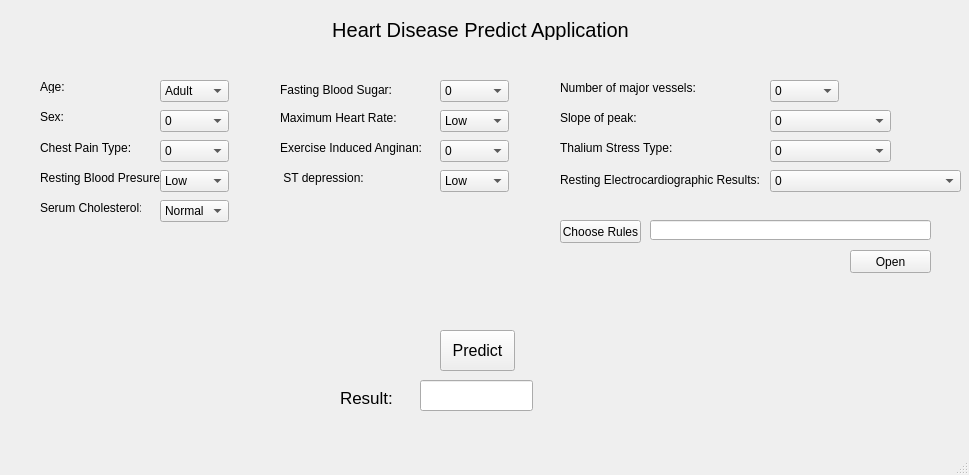
<?xml version="1.0" encoding="UTF-8"?>
<ui version="4.0">
 <class>MainWindow</class>
 <widget class="QMainWindow" name="MainWindow">
  <property name="geometry">
   <rect>
    <x>0</x>
    <y>0</y>
    <width>969</width>
    <height>475</height>
   </rect>
  </property>
  <property name="windowTitle">
   <string>MainWindow</string>
  </property>
  <widget class="QWidget" name="centralwidget">
   <widget class="QPushButton" name="predictButt">
    <property name="geometry">
     <rect>
      <x>440</x>
      <y>330</y>
      <width>75</width>
      <height>41</height>
     </rect>
    </property>
    <property name="font">
     <font>
      <pointsize>12</pointsize>
     </font>
    </property>
    <property name="text">
     <string>Predict</string>
    </property>
   </widget>
   <widget class="QComboBox" name="sex">
    <property name="geometry">
     <rect>
      <x>160</x>
      <y>110</y>
      <width>69</width>
      <height>22</height>
     </rect>
    </property>
    <item>
     <property name="text">
      <string>0</string>
     </property>
    </item>
    <item>
     <property name="text">
      <string>1</string>
     </property>
    </item>
   </widget>
   <widget class="QComboBox" name="age">
    <property name="geometry">
     <rect>
      <x>160</x>
      <y>80</y>
      <width>69</width>
      <height>22</height>
     </rect>
    </property>
    <property name="editable">
     <bool>false</bool>
    </property>
    <property name="currentText">
     <string>Adult</string>
    </property>
    <item>
     <property name="text">
      <string>Adult</string>
     </property>
    </item>
    <item>
     <property name="text">
      <string>Middle Age</string>
     </property>
    </item>
    <item>
     <property name="text">
      <string>Old</string>
     </property>
    </item>
   </widget>
   <widget class="QComboBox" name="chestPain">
    <property name="geometry">
     <rect>
      <x>160</x>
      <y>140</y>
      <width>69</width>
      <height>22</height>
     </rect>
    </property>
    <item>
     <property name="text">
      <string>0</string>
     </property>
    </item>
    <item>
     <property name="text">
      <string>1</string>
     </property>
    </item>
    <item>
     <property name="text">
      <string>2</string>
     </property>
    </item>
    <item>
     <property name="text">
      <string>3</string>
     </property>
    </item>
   </widget>
   <widget class="QComboBox" name="restRB">
    <property name="geometry">
     <rect>
      <x>160</x>
      <y>170</y>
      <width>69</width>
      <height>22</height>
     </rect>
    </property>
    <item>
     <property name="text">
      <string>Low</string>
     </property>
    </item>
    <item>
     <property name="text">
      <string>Normal</string>
     </property>
    </item>
    <item>
     <property name="text">
      <string>High</string>
     </property>
    </item>
   </widget>
   <widget class="QComboBox" name="chol">
    <property name="geometry">
     <rect>
      <x>160</x>
      <y>200</y>
      <width>69</width>
      <height>22</height>
     </rect>
    </property>
    <item>
     <property name="text">
      <string>Normal</string>
     </property>
    </item>
    <item>
     <property name="text">
      <string>High Risk</string>
     </property>
    </item>
    <item>
     <property name="text">
      <string>Extreme</string>
     </property>
    </item>
   </widget>
   <widget class="QComboBox" name="fastBS">
    <property name="geometry">
     <rect>
      <x>440</x>
      <y>80</y>
      <width>69</width>
      <height>22</height>
     </rect>
    </property>
    <item>
     <property name="text">
      <string>0</string>
     </property>
    </item>
    <item>
     <property name="text">
      <string>1</string>
     </property>
    </item>
   </widget>
   <widget class="QComboBox" name="resElec">
    <property name="geometry">
     <rect>
      <x>770</x>
      <y>170</y>
      <width>191</width>
      <height>22</height>
     </rect>
    </property>
    <item>
     <property name="text">
      <string>0</string>
     </property>
    </item>
    <item>
     <property name="text">
      <string>1</string>
     </property>
    </item>
    <item>
     <property name="text">
      <string>2</string>
     </property>
    </item>
   </widget>
   <widget class="QComboBox" name="thalach">
    <property name="geometry">
     <rect>
      <x>440</x>
      <y>110</y>
      <width>69</width>
      <height>22</height>
     </rect>
    </property>
    <item>
     <property name="text">
      <string>Low</string>
     </property>
    </item>
    <item>
     <property name="text">
      <string>Normal</string>
     </property>
    </item>
    <item>
     <property name="text">
      <string>High</string>
     </property>
    </item>
   </widget>
   <widget class="QComboBox" name="exang">
    <property name="geometry">
     <rect>
      <x>440</x>
      <y>140</y>
      <width>69</width>
      <height>22</height>
     </rect>
    </property>
    <item>
     <property name="text">
      <string>0</string>
     </property>
    </item>
    <item>
     <property name="text">
      <string>1</string>
     </property>
    </item>
   </widget>
   <widget class="QComboBox" name="oldpeak">
    <property name="geometry">
     <rect>
      <x>440</x>
      <y>170</y>
      <width>69</width>
      <height>22</height>
     </rect>
    </property>
    <item>
     <property name="text">
      <string>Low</string>
     </property>
    </item>
    <item>
     <property name="text">
      <string>Normal</string>
     </property>
    </item>
    <item>
     <property name="text">
      <string>High</string>
     </property>
    </item>
   </widget>
   <widget class="QComboBox" name="slope">
    <property name="geometry">
     <rect>
      <x>770</x>
      <y>110</y>
      <width>121</width>
      <height>22</height>
     </rect>
    </property>
    <item>
     <property name="text">
      <string>0</string>
     </property>
    </item>
    <item>
     <property name="text">
      <string>1</string>
     </property>
    </item>
    <item>
     <property name="text">
      <string>2</string>
     </property>
    </item>
   </widget>
   <widget class="QComboBox" name="ca">
    <property name="geometry">
     <rect>
      <x>770</x>
      <y>80</y>
      <width>69</width>
      <height>22</height>
     </rect>
    </property>
    <item>
     <property name="text">
      <string>0</string>
     </property>
    </item>
    <item>
     <property name="text">
      <string>1</string>
     </property>
    </item>
    <item>
     <property name="text">
      <string>2</string>
     </property>
    </item>
    <item>
     <property name="text">
      <string>3</string>
     </property>
    </item>
   </widget>
   <widget class="QComboBox" name="thal">
    <property name="geometry">
     <rect>
      <x>770</x>
      <y>140</y>
      <width>121</width>
      <height>22</height>
     </rect>
    </property>
    <item>
     <property name="text">
      <string>0</string>
     </property>
    </item>
    <item>
     <property name="text">
      <string>1</string>
     </property>
    </item>
    <item>
     <property name="text">
      <string>2</string>
     </property>
    </item>
   </widget>
   <widget class="QLineEdit" name="lineEdit">
    <property name="geometry">
     <rect>
      <x>420</x>
      <y>380</y>
      <width>113</width>
      <height>31</height>
     </rect>
    </property>
    <property name="readOnly">
     <bool>true</bool>
    </property>
   </widget>
   <widget class="QLabel" name="label">
    <property name="geometry">
     <rect>
      <x>40</x>
      <y>80</y>
      <width>47</width>
      <height>13</height>
     </rect>
    </property>
    <property name="text">
     <string>Age: </string>
    </property>
   </widget>
   <widget class="QLabel" name="label_2">
    <property name="geometry">
     <rect>
      <x>40</x>
      <y>110</y>
      <width>47</width>
      <height>13</height>
     </rect>
    </property>
    <property name="text">
     <string>Sex:</string>
    </property>
   </widget>
   <widget class="QLabel" name="label_3">
    <property name="geometry">
     <rect>
      <x>40</x>
      <y>140</y>
      <width>91</width>
      <height>16</height>
     </rect>
    </property>
    <property name="text">
     <string>Chest Pain Type:</string>
    </property>
   </widget>
   <widget class="QLabel" name="label_4">
    <property name="geometry">
     <rect>
      <x>40</x>
      <y>170</y>
      <width>121</width>
      <height>16</height>
     </rect>
    </property>
    <property name="text">
     <string>Resting Blood Presure:</string>
    </property>
   </widget>
   <widget class="QLabel" name="label_5">
    <property name="geometry">
     <rect>
      <x>40</x>
      <y>200</y>
      <width>101</width>
      <height>16</height>
     </rect>
    </property>
    <property name="text">
     <string>Serum Cholesterol:</string>
    </property>
   </widget>
   <widget class="QLabel" name="label_6">
    <property name="geometry">
     <rect>
      <x>280</x>
      <y>80</y>
      <width>111</width>
      <height>20</height>
     </rect>
    </property>
    <property name="text">
     <string>Fasting Blood Sugar:</string>
    </property>
   </widget>
   <widget class="QLabel" name="label_7">
    <property name="geometry">
     <rect>
      <x>560</x>
      <y>170</y>
      <width>211</width>
      <height>20</height>
     </rect>
    </property>
    <property name="text">
     <string>Resting Electrocardiographic Results:</string>
    </property>
   </widget>
   <widget class="QLabel" name="label_8">
    <property name="geometry">
     <rect>
      <x>280</x>
      <y>110</y>
      <width>151</width>
      <height>16</height>
     </rect>
    </property>
    <property name="text">
     <string>Maximum Heart Rate:</string>
    </property>
   </widget>
   <widget class="QLabel" name="label_9">
    <property name="geometry">
     <rect>
      <x>280</x>
      <y>140</y>
      <width>141</width>
      <height>16</height>
     </rect>
    </property>
    <property name="text">
     <string>Exercise Induced Anginan:</string>
    </property>
   </widget>
   <widget class="QLabel" name="label_10">
    <property name="geometry">
     <rect>
      <x>280</x>
      <y>170</y>
      <width>101</width>
      <height>16</height>
     </rect>
    </property>
    <property name="text">
     <string> ST depression:</string>
    </property>
   </widget>
   <widget class="QLabel" name="label_11">
    <property name="geometry">
     <rect>
      <x>560</x>
      <y>110</y>
      <width>81</width>
      <height>16</height>
     </rect>
    </property>
    <property name="text">
     <string>Slope of peak:</string>
    </property>
   </widget>
   <widget class="QLabel" name="label_12">
    <property name="geometry">
     <rect>
      <x>560</x>
      <y>80</y>
      <width>141</width>
      <height>16</height>
     </rect>
    </property>
    <property name="text">
     <string>Number of major vessels:</string>
    </property>
   </widget>
   <widget class="QLabel" name="label_13">
    <property name="geometry">
     <rect>
      <x>560</x>
      <y>140</y>
      <width>121</width>
      <height>16</height>
     </rect>
    </property>
    <property name="text">
     <string>Thalium Stress Type:</string>
    </property>
   </widget>
   <widget class="QLabel" name="label_14">
    <property name="geometry">
     <rect>
      <x>310</x>
      <y>20</y>
      <width>341</width>
      <height>20</height>
     </rect>
    </property>
    <property name="font">
     <font>
      <pointsize>15</pointsize>
     </font>
    </property>
    <property name="text">
     <string>Heart Disease Predict Application</string>
    </property>
    <property name="alignment">
     <set>Qt::AlignCenter</set>
    </property>
   </widget>
   <widget class="QLabel" name="label_15">
    <property name="geometry">
     <rect>
      <x>340</x>
      <y>390</y>
      <width>71</width>
      <height>16</height>
     </rect>
    </property>
    <property name="font">
     <font>
      <pointsize>13</pointsize>
     </font>
    </property>
    <property name="text">
     <string>Result:</string>
    </property>
   </widget>
   <widget class="QPushButton" name="chooseRules">
    <property name="geometry">
     <rect>
      <x>560</x>
      <y>220</y>
      <width>81</width>
      <height>23</height>
     </rect>
    </property>
    <property name="text">
     <string>Choose Rules</string>
    </property>
   </widget>
   <widget class="QLineEdit" name="ruleName">
    <property name="geometry">
     <rect>
      <x>650</x>
      <y>220</y>
      <width>281</width>
      <height>20</height>
     </rect>
    </property>
    <property name="readOnly">
     <bool>true</bool>
    </property>
   </widget>
   <widget class="QPushButton" name="openRules">
    <property name="geometry">
     <rect>
      <x>850</x>
      <y>250</y>
      <width>81</width>
      <height>23</height>
     </rect>
    </property>
    <property name="text">
     <string>Open</string>
    </property>
   </widget>
  </widget>
  <widget class="QMenuBar" name="menubar">
   <property name="geometry">
    <rect>
     <x>0</x>
     <y>0</y>
     <width>969</width>
     <height>21</height>
    </rect>
   </property>
  </widget>
  <widget class="QStatusBar" name="statusbar"/>
 </widget>
 <resources/>
 <connections/>
</ui>
